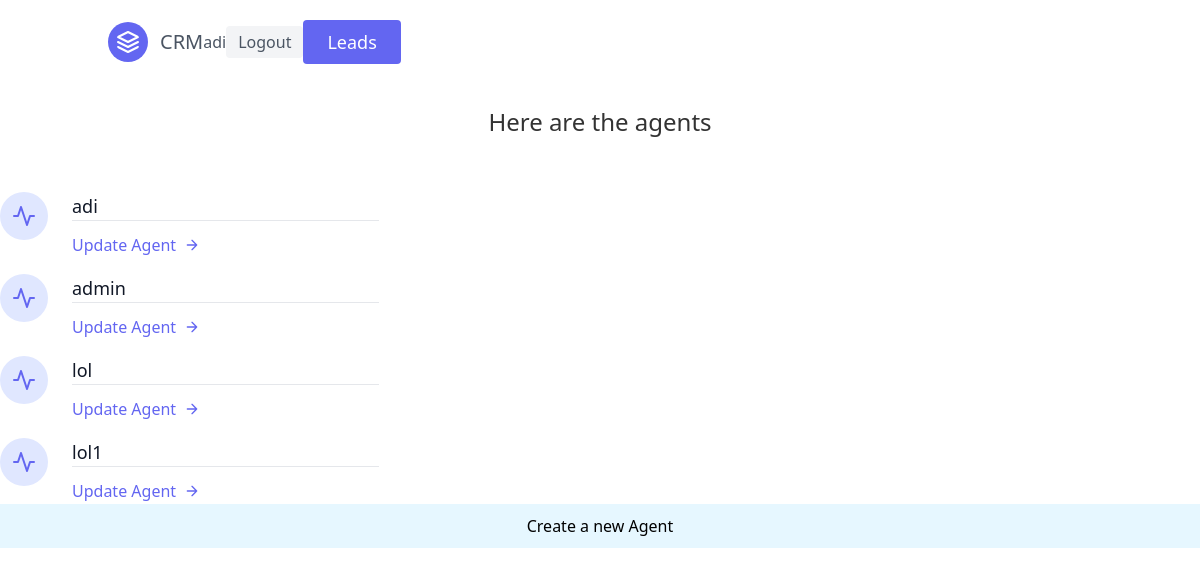
Screenshot of /agents/ (signed in) with the database file from the repository.
### leads/models.py (models this page shows, shortened)
class User(AbstractUser):
    pass

class Agent(models.Model):
    user=models.OneToOneField('User',on_delete=models.CASCADE)

### agents/views.py (the view)
# urls.py: path('',AgentList.as_view(),name='agents-list'),
class AgentList(LoginRequiredMixin,generic.ListView):
    template_name="agents/agents_list.html"
    def get_queryset(self):
        return Agent.objects.all()

### agents/templates/agents/agents_list.html (shortened to what this page needs)
{% extends "base.html" %}
{% block content %}
    <section class="text-gray-600 body-font">
        <div class="container px-5 py-5 mx-auto">
            <h1 class="sm:text-3xl text-2xl font-medium title-font centered-heading beautify-heading">Here are the agents</h1>
        </div>
    </section>
  <section>
    <div>
      {% for agent in object_list %}
      <div class="flex flex-wrap sm:-m-4 -mx-4 -mb-10 -mt-4 md:space-y-0 space-y-6">
        <div class="p-4 md:w-1/3 flex">
          <div class="w-12 h-12 inline-flex items-center justify-center rounded-full bg-indigo-100 text-indigo-500 mb-4 flex-shrink-0">
            <svg fill="none" stroke="currentColor" stroke-linecap="round" stroke-linejoin="round" stroke-width="2" class="w-6 h-6" viewBox="0 0 24 24">
              <path d="M22 12h-4l-3 9L9 3l-3 9H2"></path>
            </svg>
          </div>
          <div class="flex-grow pl-6">
            <a href="{% url 'agents:agent-detail' agent.pk %}" class="text-gray-900 text-lg title-font font-medium mb-2 capitalize-text">{{agent.user.username}}<hr></a>
            <a href="#" class="mt-3 text-indigo-500 inline-flex items-center">Update Agent
              <svg fill="none" stroke="currentColor" stroke-linecap="round" stroke-linejoin="round" stroke-width="2" class="w-4 h-4 ml-2" viewBox="0 0 24 24">
                <path d="M5 12h14M12 5l7 7-7 7"></path>
              </svg>
            </a>
          </div>
        </div>
      </div>
      {% endfor %}
    </div>
  </section>
  <div class="centered-link">
      <a href="{% url 'agents:agent-create' %}" style="text-decoration: none;">Create a new Agent</a>
  </div>
{% endblock content %}

### templates/navbar.html (shortened to what this page needs)
<header class="text-gray-600 body-font">
  <div class="container mx-auto flex flex-wrap p-5 flex-col md:flex-row items-center">
      <a href="#" class="title-font flex items-center">
          <svg xmlns="http://www.w3.org/2000/svg" fill="none" stroke="currentColor" stroke-linecap="round" stroke-linejoin="round" stroke-width="2" class="w-10 h-10 text-white p-2 bg-indigo-500 rounded-full" viewBox="0 0 24 24">
              <path d="M12 2L2 7l10 5 10-5-10-5zM2 17l10 5 10-5M2 12l10 5 10-5"></path>
          </svg>
          <span class="ml-3 text-xl">CRM</span>
      </a>
      {% if request.user.is_authenticated %}
          <span>{{ request.user.username }}</span>
          <a href="{% url 'logout' %}" class="items-center bg-gray-100 border-0 py-1 px-3 focus:outline-none hover:bg-gray-200 rounded text-base mt-4 md:mt-0">
              Logout
          </a>
          <div class="flex justify-center">
              <a href="{% url 'leads:leads-list' %}" class="inline-flex text-white bg-indigo-500 border-0 py-2 px-6 focus:outline-none hover:bg-indigo-600 rounded text-lg">
                  Leads
              </a>
          </div>
      {% endif %}
  </div>
</header>

### agents/templates/agents/agents_list.html (style rules this page uses)
.centered-heading { text-align: center; }
.beautify-heading { font-size: 1.5rem; font-weight: 500; color: #333333; margin-bottom: 2rem; }
.centered-link { display: flex; justify-content: center; align-items: center; background-color: #e6f7ff; padding: 10px; }

### rows the page displays
User: user.username "adi"
Agent: user.username "adi"
Agent: user.username "admin"
Agent: user.username "lol"
Agent: user.username "lol1"
